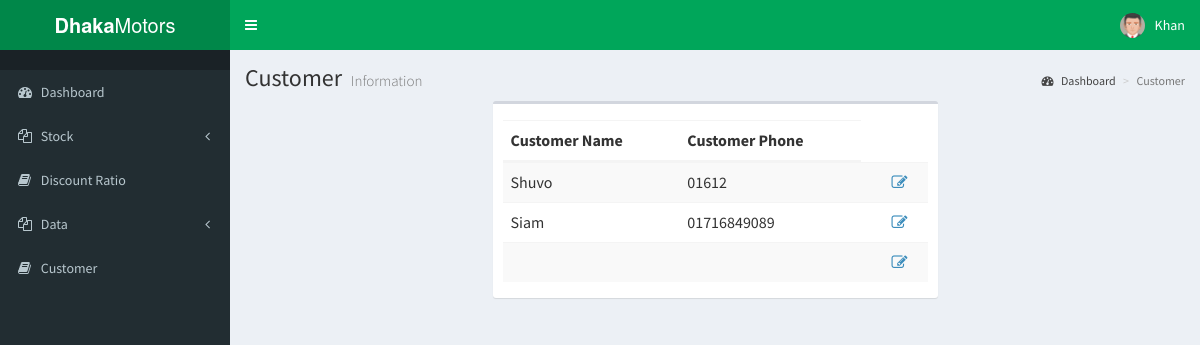
Screenshot of /pages/Administrator/customer.php (signed in) with the database file from the repository.
### tables this page shows
CREATE TABLE `customer` (
  `cID` int(11) NOT NULL,
  `name` varchar(30) DEFAULT NULL,
  `phone` varchar(11) DEFAULT NULL,
  `email` varchar(30) DEFAULT NULL,
  `nid` varchar(15) DEFAULT NULL,
  `userName` varchar(30) DEFAULT NULL,
  `password` varchar(30) DEFAULT NULL
);

### pages/Administrator/customer.php (the view, shortened to what this page needs)
<?php
 include 'layout/head.php';
?>
<div class="content-wrapper">
    <section class="content-header">
        <h1>
            Customer
            <small>Information</small>
        </h1>
        <ol class="breadcrumb">
            <li><a href="index.php"><i class="fa fa-dashboard"></i> Dashboard</a></li>
            <li class="active">Customer</li>
        </ol>
    </section>
    <section class="content">
        <div class="row">
            <div class="col-xs-3"></div>
            <div class="col-xs-6">
                <div class="box">
                    <div class="box-body">
                        <table id="example1" class="table table-striped">
                            <thead>
                                <tr>
                                <tr>
                                    <th>Customer Name</th>
                                    <th>Customer Phone</th>
                                </tr>
                                </tr>
                            </thead>
                            <tbody>
                                <?php
                  $con=mysqli_connect('localhost','root','','dhaka_motors');
                    $query="select *
                        from customer
                        ";
                    $result=mysqli_query($con,$query);
                    if(mysqli_num_rows($result)>0){
                      while($row=mysqli_fetch_array($result, MYSQLI_ASSOC)){
                        echo "<tr>";
                        echo "<td>".$row['name']."</td>";
                        echo "<td>".$row['phone']."</td>";
                        echo "<td><a href='details_customer.php?cID=".$row['cID']."'></a></td>";
                        echo "<td><a href='update_customer.php?cID=".$row['cID']."'><span class='fa fa-edit'></span></a></td>";
                        echo "</tr>";
                      }
                  ?>
                                <?php
                    }else{
                      echo "No Customer Available";
                      echo "<br></br>";
                    }
                  ?>
                            </tbody>
                        </table>
                    </div>
                </div>
            </div>
        </div>
    </section>
</div>
<?php
 include 'layout/foot.php';
?>

### documentation/style.css (style rules this page uses)
.content { font-size: 16px; z-index: 500; }
.content { padding: 10px 25px; }

### rows the page displays
customer: name "Shuvo", phone "01612"
customer: name "Siam", phone "01716849089"

### other values shown
$_SESSION['userName'] "Khan"
